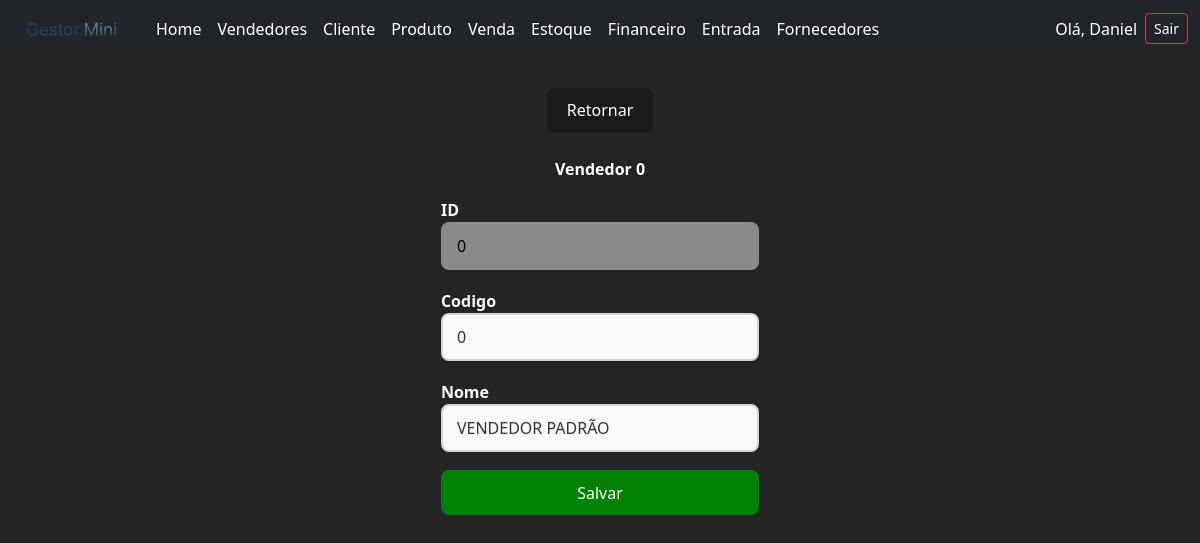
The app's page /vendedores/0/edit/ (signed in) with its own data.
### core/models.py (models this page shows, shortened)
class Vendedor(models.Model):
    codigo = models.IntegerField()
    nome = models.CharField(max_length=100)

### core/views.py (the view, shortened to what this page needs)
# urls.py: path('vendedores/<int:id>/edit/',views.editar_vendedor,name='editarvendedor'),
@login_required
def editar_vendedor(request,id):
    erro = None
    vend = get_object_or_404(Vendedor,id=id)
    return render(request,'edicao/editarvendedor.html',
    {'vend':vend,'erro':erro}
    )

### core/templates/edicao/editarvendedor.html (shortened to what this page needs)
<!DOCTYPE html>
<html lang="pt-br">
<head>
    {% load static %}
    <link rel="stylesheet" href="{% static 'home.css' %}">
</head>
<body>
    {% include 'components/navbar.html'%}
    <div class="divcentral">
        <button class="buttonp"><a href="{% url 'vendedores' %}">Retornar</a></button>
        <br>
         <p class="boldtext">Vendedor {{vend.id}} </p>
        <form  method="post">
            <div class="formularios">
                <p class="boldtext">ID<input class="inputcadastrodisable"  name="id" value="{{ vend.id }}" disabled></p>
                <p class="boldtext" >Codigo<input class="inputcadastro" type="text" name="codigo" value="{{ vend.codigo }}"></p>
                <p class="boldtext">Nome<input class="inputcadastro" type="text" name="nome" value="{{vend.nome}}"></p>
                <button class="checkbutton" type="submit">Salvar</button>
        </div>
    </form>
    </div>
</body>
</html>

### core/templates/components/navbar.html (shortened to what this page needs)
<!DOCTYPE html>
<html lang="en">
<head>
    <link href="https://cdn.jsdelivr.net/npm/bootstrap@5.3.3/dist/css/bootstrap.min.css" rel="stylesheet">
    {% load static %}
    <link rel="stylesheet" href="{% static 'style.css'%}">
</head>
<body>
    <nav class="navbar navbar-expand-lg navbar-dark bg-dark">
  <div class="container-fluid">
    <a class="navbar-brand" href="{% url 'home' %}"><img class="img" src="{% static 'images/fraselogo.png' %}" alt=""></a>
    <div class="collapse navbar-collapse" id="navbarMenu">
      <ul class="navbar-nav me-auto mb-2 mb-lg-0">
        <li class="nav-item">
          <a class="nav-link active" href="{% url 'home' %}">Home</a>
        </li>
        <li class="nav-item">
          <a class="nav-link" href="{%url 'vendedores' %}">Vendedores</a>
        </li>
        <li class="nav-item">
          <a class="nav-link" href="{% url 'clientes' %}">Cliente</a>
        </li>
        <li class="nav-item">
          <a class="nav-link" href="{% url 'produtos' %}">Produto</a>
        </li>
        <li class="nav-item">
          <a class="nav-link" href="{% url 'vendas' %}">Venda</a>
        </li>
        <li class="nav-item">
          <a class="nav-link" href="{% url 'estoque' %}">Estoque</a>
        </li>
        <li class="nav-item">
          <a class="nav-link" href="{% url 'duplicatas' %}">Financeiro</a>
        </li>
        <li>
          <a class="nav-link" href="{% url 'entradas' %}">Entrada</a>
        </li>
        <li>
          <a class="nav-link" href="{% url 'fornecedores' %}">Fornecedores</a>
        </li>
      </ul>
      {% if user.is_authenticated %}
      <div class="d-flex align-items-center ms-auto mb-2 mb-lg-0">
          <small class="me-2 nav-link">Olá, {{ user.username }}</small>
          <a href="{% url 'logout' %}" class="btn btn-outline-danger btn-sm">Sair</a>
      </div>
      {% else %}
      <div class="d-flex">
        <a href="/login" class="btn btn-outline-light">Login</a>
      </div>
      {% endif %}
    </div>
  </div>
</nav>
</body>
</html>

### static/home.css (style rules this page uses)
* { margin: 0; padding: 0; box-sizing: border-box; color: white; }
a { font-weight: 500 !important; color: #ffffff !important; text-decoration: inherit !important; }
:root { font-family: Inter, system-ui, Avenir, Helvetica, Arial, sans-serif; line-height: 1.5; font-weight: 400; color-scheme: light dark; color: rgba(255, 255, 255, 0.87) !important; background-color: #242424; -webkit-font-smoothing: antialiased; -moz-osx-font-smoothing: grayscale; }
body { background-color: #242424 !important; color: rgba(255, 255, 255, 0.87) !important; }
.buttonp { border-radius: 8px; border: 1px solid transparent; padding: 0.6em 1.2em; font-size: 1em; font-weight: 500; background-color: #1a1a1a; cursor: pointer; transition: 0.25s; }
.checkbutton { background-color: green; border-radius: 8px; border: 1px solid transparent; padding: 0.6em 1.2em; cursor: pointer; font-size: 1em; font-weight: 500; }
.inputcadastro, .inputcadastrodisable { width: 100%; max-width: 350px; padding: 10px 14px; border-radius: 8px; font-size: 16px; transition: 0.2s; }
.inputcadastro { background: #f9f9f9; border: 2px solid #d3d3d3; color: #333; }
.inputcadastro::placeholder { color: #888; opacity: 0.8; }
.inputcadastrodisable { background: #8b8989; border: 2px solid #8b8989; color: black; }
.divcentral { height: 20em; padding-top: 30px; display: flex; flex-direction: column; justify-content: space-evenly; align-items: center; }
.formularios { display: flex; justify-content: space-around; flex-direction: column; height: 20em; }
.boldtext { font-weight: bold; }

### static/style.css (style rules this page uses)
.img { width: 120px; height: 30px; }

### records on screen
Vendedor: id "0", codigo "0", nome "VENDEDOR PADRÃO"

### other values on screen
{{ user.username }} "Daniel"
